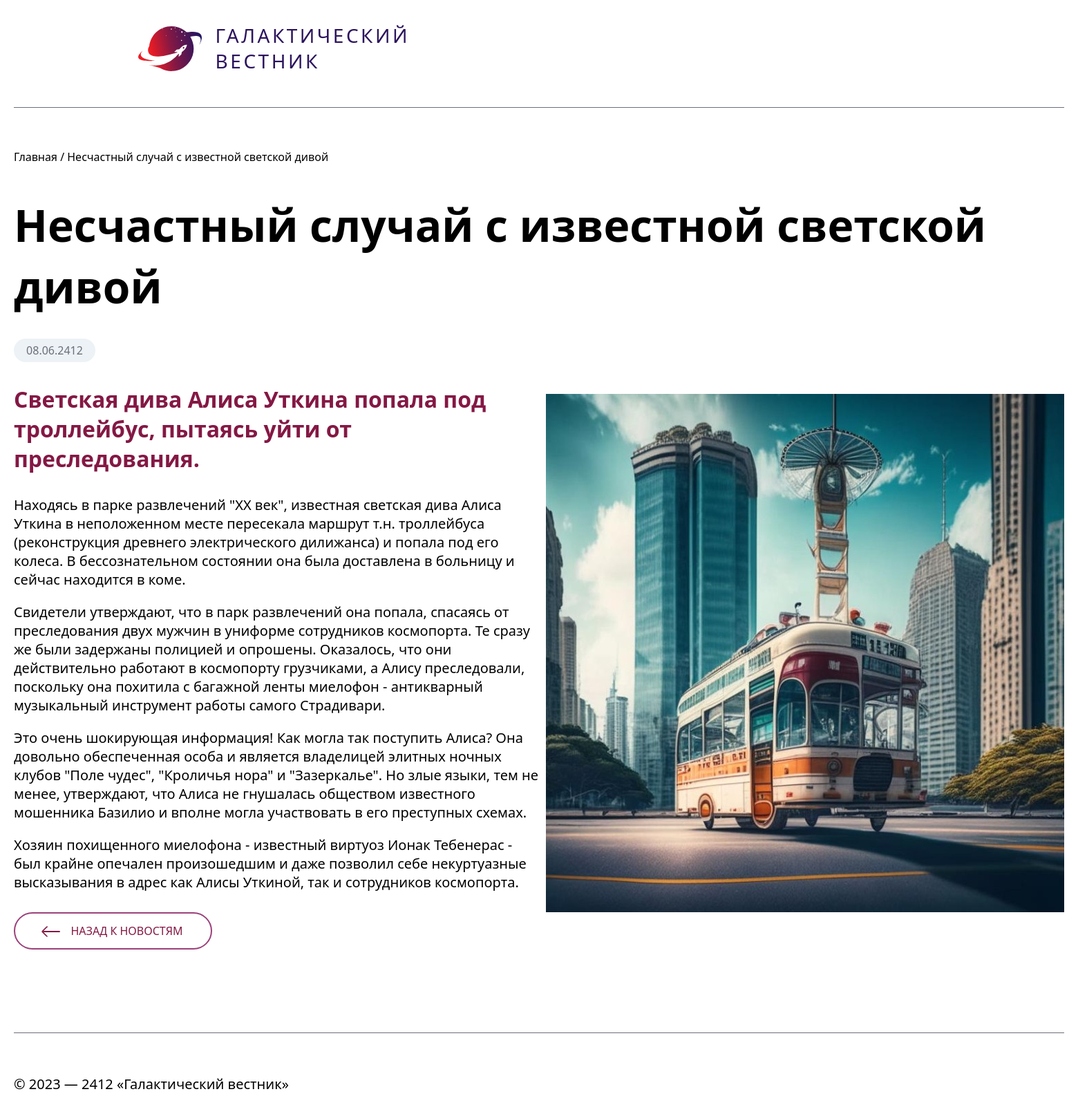
The app's page /index.php?search=15 with its own data.
### tables this page shows
CREATE TABLE `news` (
  `id` int(11) unsigned NOT NULL AUTO_INCREMENT,
  `date` datetime NULL DEFAULT NULL,
  `title` varchar(250) NOT NULL DEFAULT '',
  `announce` text NULL DEFAULT NULL,
  `content` text NULL DEFAULT NULL,
  `image` varchar(250) NOT NULL DEFAULT '',
  PRIMARY KEY (`id`),
  KEY `id` (`id`),

  KEY `idx_news_date` (`date`));

### app/Controllers/ControllerNews.php (called while the page is built, shortened)
<?php
class ControllerNews
{
    public static function pageDetail($newsId)
    {
        $data = \app\Models\ModelNews::getItem(filter_var($newsId, FILTER_SANITIZE_NUMBER_INT));
        $date = date_format(date_create($data["date"]), "d.m.Y");
        $title = $data["title"];
        $announce = $data["announce"];
        $image = $data["image"];
        $content = $data["content"];
        require dirname(dirname(__DIR__)) .'/Templates/template_detail.php';
    }
}

### app/config.php (called while the page is built)
<?php
$host = "localhost";
$user = "root";
$pass = "root";
$db   = "workspace__test";

### app/DB.php (called while the page is built, shortened)
<?php
class DB
{
    private static $conn = null;
    public static function connect()
    {
        if (self::$conn === null) {
            require_once dirname(__DIR__) .'/app/config.php';
            self::$conn = new \mysqli($host,$user,$pass,$db);
            return self::$conn;
        }
        return self::$conn;
    }
}

### app/Models/ModelNews.php (called while the page is built, shortened)
<?php
class ModelNews
{
    public static function getItem($id)
    {
        $sql = mysqli_query(\app\DB::connect(), "SELECT `id`, `date`, `title`, `announce`, `image`, `content` FROM `news` WHERE `id` = $id");
        $items = mysqli_fetch_array($sql);
        return $items;
    }
}

### Templates/template_detail.php (the view, shortened to what this page needs)
<!DOCTYPE html>
<html lang="ru">
<head>
    <link rel="stylesheet" href="css/style.css">
</head>
<body class="page__body">
    <header class="page-header">
        <div class="page-header__logo">
            <a class="page-header__link" href="index.php">
                <img src="img/logo.svg" width="93" height="66" alt="Логотип">
                <p class="logo-text">Галактический<br>вестник</p>
            </a>
        </div>
    </header>
    <main class="page-main">
        <div class="news">
            <div class="news-wrapper">
                <div class="breadcrumbs">
                    <div class="breadcrumbs__wrapper">
                        <a href="index.php" class"breadcrumbs__item">Главная / </a>
                        <a href="#" class"breadcrumbs__item breadcrumbs__item--current"><?= $title ?></a>
                    </div>
                </div>
            <div>
            <h1 class="news__title"><?= $title ?></h1>
        </div>
        <div class="news__container">
            <div class="news__item">
                <div class="news__date"><?= $date ?></div>
                <h2 class="news__announce"><?= $announce ?></h2>
                <div class="news__text"><?= $content ?></div>
                <a href="index.php" class="news__link">
                    <div class="news__link--block">
                        <p class="news__link--text">Назад к новостям</p>
                    </div>
                </a>
            </div>
            <div class="news__image">
                <img src="../../task/images/<?= $image ?>" alt="Картинка статьи">
            </div>
        </div>
    </main>
        <footer class="page-footer">
            <div class="page-footer__content">© 2023 — 2412 «Галактический вестник»</div>
        </footer>
</body>
</html>

### css/style.css (style rules this page uses)
.page__body { display: flex; flex-direction: column; align-items: center; margin: 0; padding: 0; font-family: 'Segoe UI', Tahoma, Geneva, Verdana, sans-serif; }
.page-header { width: 1920px; height: 140px; }
.page-main { width: 1920px; }
.page-footer { display: flex; flex-direction: row; align-items: center; width: 1920px; }
.page-header { height: 155px; }
.page-header__logo { margin: 33px 0 33px 180px; }
.page-header__link { display: flex; flex-direction: row; align-items: center; justify-content: space-between; width: 390px; height: 74px; cursor: pointer; }
.logo-text { font-size: 28px; font-weight: 400; line-height: 1.32em; letter-spacing: 0.125em; text-transform: uppercase; color: #2C145E; margin-left: 20px; }
a { text-decoration: none; }
.page-header { border-bottom: 1px solid #6C6E7B; }
.news { margin: 0; padding: 0; }
.news h1 { font-size: 64px; font-weight: 600; line-height: 1.4em; }
.news h2 { font-size: 32px; }
.page-footer { width: 1520px; font-size: 20px; border-top: 1px solid #6C6E7B; }
.page-footer .page-footer__content { margin-top: 60px; margin-bottom: 30px; }
.breadcrumbs { display: flex; flex-direction: row; margin-top: 60px; margin-bottom: 40px; }
.breadcrumbs a { color: black; font-size: 16px; }
.news-wrapper { width: 1520px; margin-left: auto; margin-right: auto; margin-bottom: 120px; }
.news__item { padding-right: 10px; }
.news__container { display: flex; margin: 0; padding: 0; width: 1520px; min-height: 570px; }
.news__announce { font-size: 32px; margin-bottom: 30px; grid-column: 1 / 2; color: #841844; }
.news__text { font-size: 20px; margin-bottom: 30px; }
.news__image { min-height: 570px; margin-top: 80px; }
.news__date { display: flex; align-items: center; justify-content: center; width: 118px; height: 34px; background-color: #ECF2F5; border-radius: 20px; margin-bottom: 30px; color: #6C6E7B; }
.news__link--block { display: flex; align-items: center; justify-content: center; position: relative; width: 283px; height: 50px; border: 2px solid #9B407A; border-radius: 50px; background-color: #FFFFFF; color: #841844; font-size: 16px; text-transform: uppercase; }
.news__link--block .news__link--text { padding-left: 40px; }
.news__title { font-size: 64px; font-weight: 600; line-height: 1.4em; margin-bottom: 30px; }
@media (max-width: 1920px) { .page-header, .page-main, .page-footer { width: 1900px; } }
@media (min-width: 1520px) and (max-width: 1920px) { .page-header, .page-main, .page-footer { width: 1520px; } }

### records on screen
news: title "Несчастный случай с известной светской дивой", date "08.06.2412", announce "Светская дива Алиса Уткина попала под троллейбус, пытаясь уйти от преследования.", content "Находясь в парке развлечений \"XX век\", известная светская дива Алиса Уткина в неположенном месте пересекала маршрут т.н. троллейбуса (реконструкция древнего электрического дилижанса) и попала под его колеса. В бессознательном состоянии она была доставлена в больницу и сейчас находится в коме. Свидетели утверждают, что в парк развлечений она попала, спасаясь от преследования двух мужчин в униформе сотрудников космопорта. Те сразу же были задержаны полицией и опрошены. Оказалось, что они действительно работают в космопорту грузчиками, а Алису преследовали, поскольку она похитила с багажной ленты миелофон - антикварный музыкальный инструмент работы самого Страдивари. Это очень шокирующая…", image (picture)
